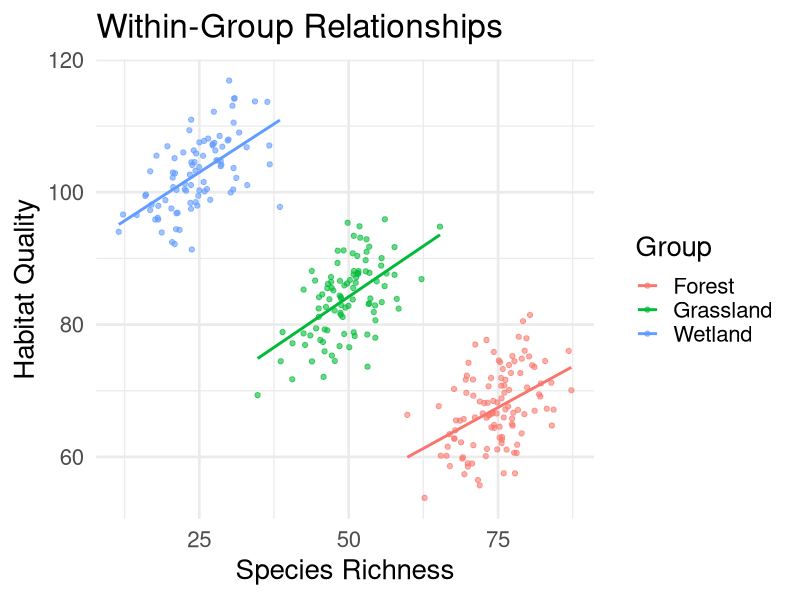
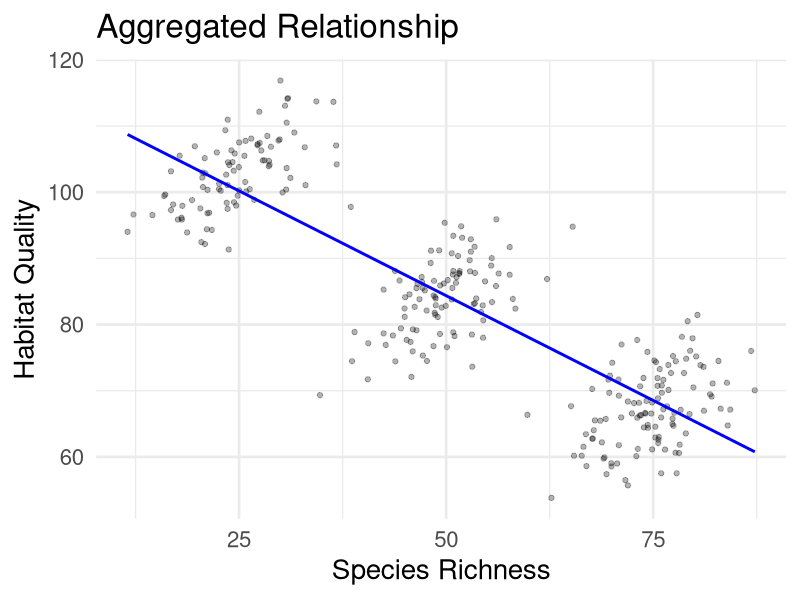
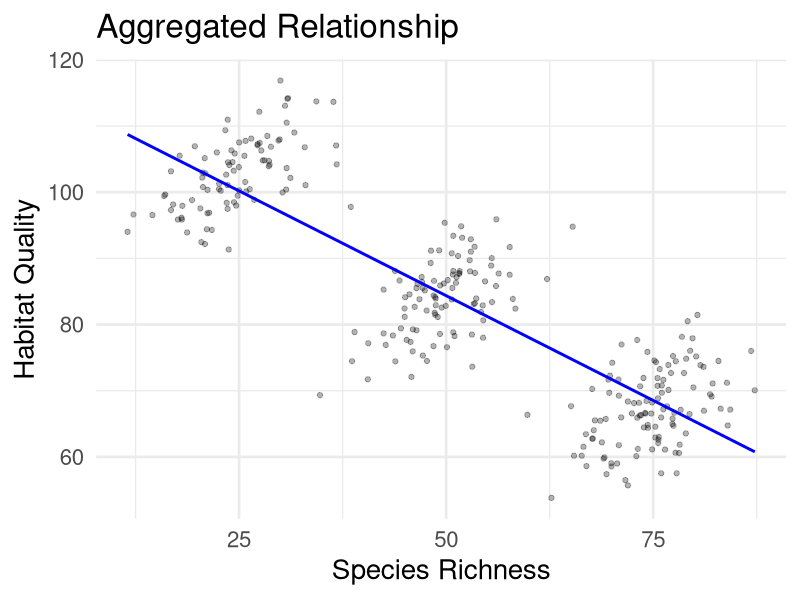

Reproduce these figures in R, in order. (Note: this script raises an error after producing the figures.)
# Load necessary libraries
library(ggplot2)
library(dplyr)

# Generate synthetic data
set.seed(123)
n <- 300

# Create groups
group <- sample(c("Forest", "Grassland", "Wetland"), n, replace = TRUE)

# Generate species richness

#species_richness <- rnorm(n, mean = 50, sd = 10)

species_richness <- ifelse(group == "Forest",
                          rnorm(n, mean = 75, sd = 5),  # Lower baseline for Forest
                          ifelse(group == "Grassland",
                                 rnorm(n, mean = 50 , sd = 5),  # Medium baseline
                                 rnorm(n, mean = 25, sd = 5))) # Higher baseline for Wetland


# Habitat quality: positive relationship within groups, but offset group means to create a negative overall trend
habitat_quality <- ifelse(group == "Forest",
                          0.5 * species_richness + rnorm(n, mean = 30, sd = 5),  # Lower baseline for Forest
                          ifelse(group == "Grassland",
                                 0.5 * species_richness + rnorm(n, mean = 60, sd = 5),  # Medium baseline
                                 0.5 * species_richness + rnorm(n, mean = 90, sd = 5))) # Higher baseline for Wetland


# Create the data frame
data <- data.frame(Group = group,
                   SpeciesRichness = species_richness,
                   HabitatQuality = habitat_quality)

# Fit aggregated linear model
aggregated_model <- lm(HabitatQuality ~ SpeciesRichness, data = data)

# Fit within-group models
within_group_models <- data %>%
  group_by(Group) %>%
  summarize(Slope = coef(lm(HabitatQuality ~ SpeciesRichness))[2],
            Intercept = coef(lm(HabitatQuality ~ SpeciesRichness))[1])

# Plot: Within-group relationships
plot_data <- ggplot(data, aes(x = SpeciesRichness, y = HabitatQuality, color = Group)) +
  geom_point(alpha = 0.6) +
  geom_smooth(method = "lm", se = FALSE, aes(group = Group)) +
  labs(title = "Within-Group Relationships",
       x = "Species Richness",
       y = "Habitat Quality") +
  theme_minimal(base_size=20) 

# Plot: Aggregated relationship
plot_aggregated <- ggplot(data, aes(x = SpeciesRichness, y = HabitatQuality)) +
  geom_point(alpha = 0.3) +
  geom_smooth(method = "lm", color = "blue", se = FALSE) +
  labs(title = "Aggregated Relationship",
       x = "Species Richness",
       y = "Habitat Quality") +
  theme_minimal(base_size = 20)

# Plot - both 
plot_both <- data %>% 
  ggplot(.) + 
  geom_point(aes(x = SpeciesRichness, y = HabitatQuality, color = Group),
             alpha = 0.6) +
  geom_smooth(aes(x = SpeciesRichness, y = HabitatQuality, 
                        color = Group, group = Group), 
              method = "lm", se = FALSE) +
  theme_minimal() + 
  geom_smooth(aes(x = SpeciesRichness, y = HabitatQuality), 
              method = "lm", se = FALSE, colour="black", size=1.2) + 
  labs(title = "Aggreated Relationship",
       x = "Species Richness",
       y = "Habitat Quality") +
  theme_minimal(base_size = 20)
  

# Print results and plots
print(plot_data)
print(plot_aggregated)


# Save 

plot_data + ggsave("Figures/WithinGroupSimp.png", units="mm", height=120, width=140, dpi=300)
plot_both + ggsave("Figures/AggregatedSimp.png", units="mm", height=120, width=140, dpi=300)
